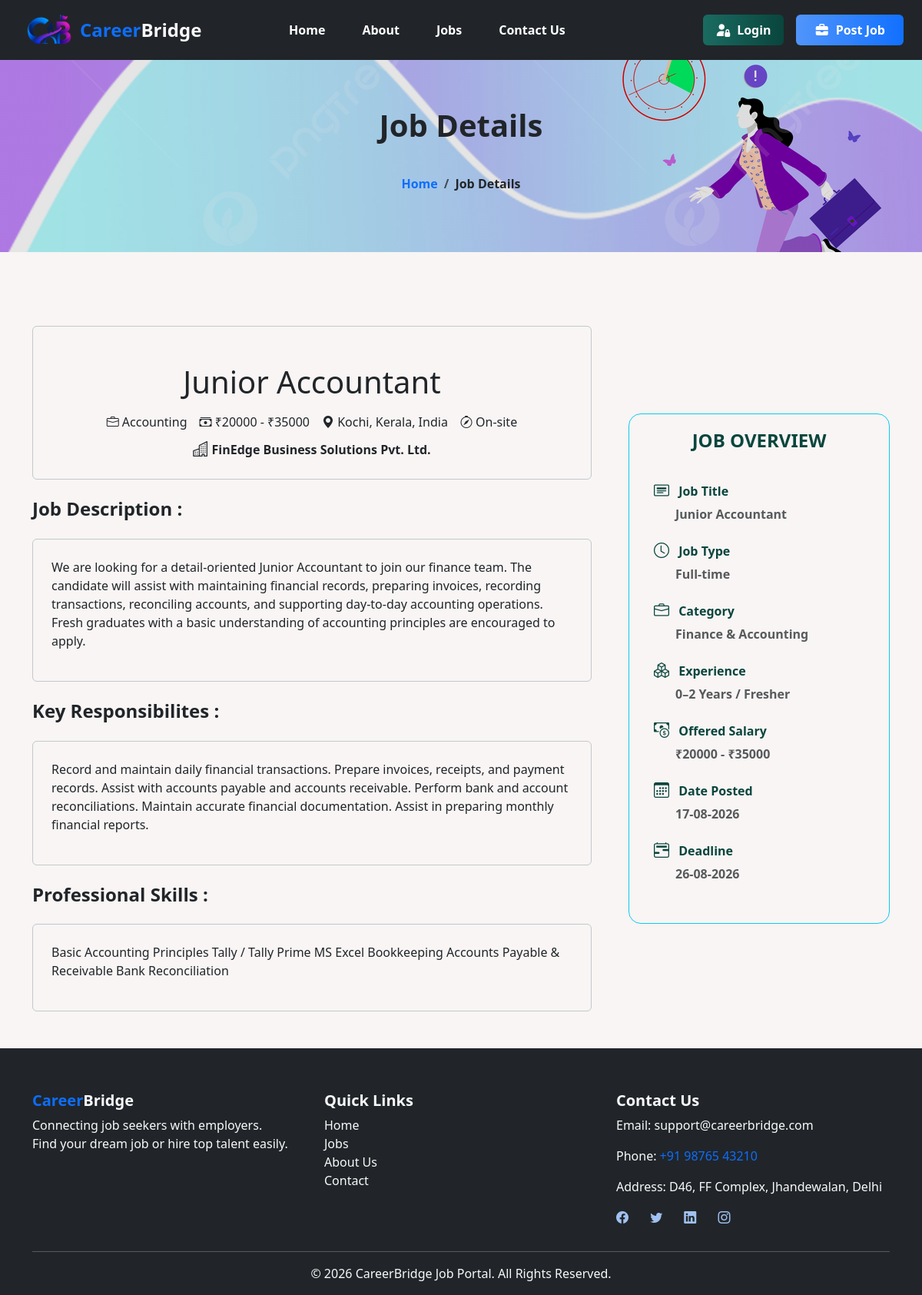
The page /job-details/10/ on the database as committed earlier.
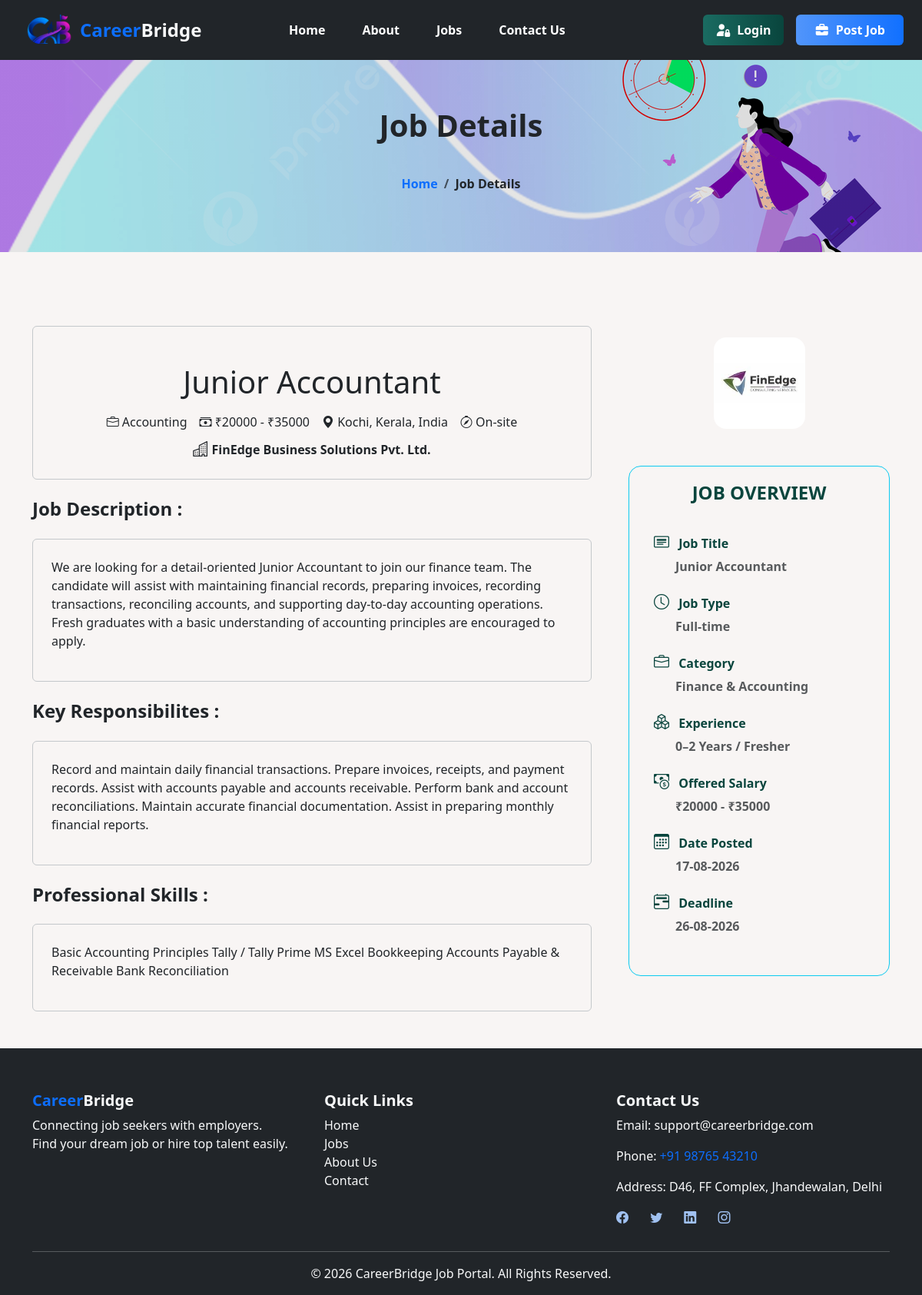
The same page on the database as committed later.
### job/models.py (models this page shows, shortened)
class Job(models.Model):
    jobtype_choices = (
        ('Full-time', 'Full time'),
        ('Part-time', 'Part time'),
        ('Temporary', 'Temporary'),
        ('Freelance', 'Freelance'),
    )
    work_location_choices = (
        ('On-site', 'On-site'),
        ('Remote', 'Remote'),
        ('Hybrid', 'Hybrid'),
    )
    job_title = models.CharField(max_length=50)
    company_name = models.CharField(max_length=50)
    company_logo = models.ImageField(upload_to='company_logos', null=True, blank=True)
    location = models.CharField(max_length=100)
    job_type = models.CharField(max_length=50, choices=jobtype_choices)
    category = models.ForeignKey(Category, on_delete=models.CASCADE)
    industry_type = models.ForeignKey(Industry, on_delete=models.CASCADE, null=True, blank=True)
    description = models.TextField()
    responsibilities = models.TextField()
    skills = models.TextField()
    min_salary = models.PositiveIntegerField()
    max_salary = models.PositiveIntegerField()
    experience = models.TextField(max_length=50)
    work_location = models.CharField(max_length=50, choices=work_location_choices)
    deadline = models.DateField()
    created_at = models.DateTimeField(auto_now_add=True)
    updated_at = models.DateTimeField(auto_now=True)
    is_featured = models.BooleanField(default=False)
    employer = models.ForeignKey(User, on_delete=models.CASCADE, null=True, blank=True)

class Industry(models.Model):
    industry_type =  models.CharField(max_length=30)
    category = models.ForeignKey(Category, on_delete=models.CASCADE)

class Category(models.Model):
    title = models.CharField(max_length=30)
    image = models.ImageField(upload_to='Categories/')
    def __str__(self):
        return self.title

### job/views.py (the view)
# urls.py: path('job-details/<int:id>/', views.job_details, name='job_details'),
def job_details(request, id):
    job = Job.objects.get(id=id)
    return render(request, 'job_details.html', {'job': job})

### job/templates/job_details.html (shortened to what the changed rows need)
{% extends 'base.html' %}
{% load static %}
{% block content %}
<div class="container mt-5 mb-5">
    <div class="row g-5 align-items-center justify-content-center">
        <div class="col-lg-8 col-md-12 col-12">
            <div class="border border-secondary-subtle rounded p-4 mt-5">
                <div class="text-center">
                    <h1 class="mb-3">{{ job.job_title }}</h1>
                    <div class="d-flex flex-row gap-3 mt-2 justify-content-center my-2">
                        {% if job.industry_type %}
                            <div class="d-flex align-items-center">
                                <i class="bi bi-briefcase me-1"></i> {{ job.industry_type.industry_type }}
                            </div>
                        {% endif %}
                        <div class="align-items-center">
                            <i class="bi bi-cash-stack"></i> ₹{{ job.min_salary }} - ₹{{ job.max_salary }}
                        </div>
                        <div class="align-items-center">
                            <i class="bi bi-geo-alt-fill"></i>  {{ job.location }}
                        </div>
                        <div class="align-items-center">
                            <i class="bi bi-compass"></i>  {{ job.work_location }}
                        </div>
                    </div>
                    <i class="bi bi-buildings fs-5"></i> <strong>{{ job.company_name }}</strong>
                </div>
            </div>
            <div class="border border-secondary-subtle rounded p-4 mt-0">
                <div class="text-start">
                    <p>{{ job.description }}</p>
                </div>
            </div>
            <div class="border border-secondary-subtle rounded p-4 mt-0">
                <div class="text-start">
                    <p>{{ job.responsibilities }}</p>
                </div>
            </div>
            <div class="border border-secondary-subtle rounded p-4 mt-0">
                <div class="text-start">
                    <p>{{ job.skills }}</p>
                </div>
            </div>
        </div>
        <div class="col-lg-4 col-md-12 col-12">
            <div class="text-center my-3">
                {% if job.company_logo %}
                <img src="/media/{{job.company_logo}}" alt="companylogo" style="width: 35%;" class="rounded-4">
                {% endif %}
            </div>
            <div class="border border-info p-3 fw-bold fs-4 text-center rounded-4 bg-color mt-5" style="color: #09453d;">
                <div class="text-start mt-3 p-3">
                    <div class="mb-3 fs-6">
                        <i class="bi bi-card-heading fs-5 me-2"></i>
                        <span>Job Title</span>
                        <div class="ms-4 fw-semibold text-muted p-1">{{ job.job_title }}</div>
                    </div>
                    <div class="mb-3 fs-6">
                        <i class="bi bi-clock fs-5 me-2"></i>
                        <span>Job Type</span>
                        <div class="ms-4 fw-semibold text-muted p-1">{{ job.job_type }}</div>
                    </div>
                    <div class="mb-3 fs-6">
                        <i class="bi bi-briefcase fs-5 me-2"></i>
                        <span>Category</span>
                        <div class="ms-4 fw-semibold text-muted p-1">{{ job.category }}</div>
                    </div>
                    <div class="mb-3 fs-6">
                        <i class="bi bi-boxes fs-5 me-2"></i>
                        <span>Experience</span>
                        <div class="ms-4 fw-semibold text-muted p-1">{{ job.experience }}</div>
                    </div>
                    <div class="mb-3 fs-6">
                        <i class="bi bi-cash-coin fs-5 me-2"></i>
                        <span>Offered Salary</span>
                        <div class="ms-4 fw-semibold text-muted p-1">₹{{ job.min_salary }} - ₹{{ job.max_salary }}</div>
                    </div>
                    <div class="mb-3 fs-6">
                        <i class="bi bi-calendar3 fs-5 me-2"></i>
                        <span>Date Posted</span>
                        <div class="ms-4 fw-semibold text-muted p-1">{{ job.created_at|date:"d-m-Y" }}</div>
                    </div>
                    <div class="mb-3 fs-6">
                        <i class="bi bi-calendar2-range fs-5 me-2"></i>
                        <span>Deadline</span>
                        <div class="ms-4 fw-semibold text-muted p-1">{{ job.deadline|date:"d-m-Y" }}</div>
                    </div>
                </div>
            </div>
        </div>
    </div>
</div>
{% endblock content %}

Rows that differ between the two databases and show on the page:
changed Job "Junior Accountant": company_logo: picture added
